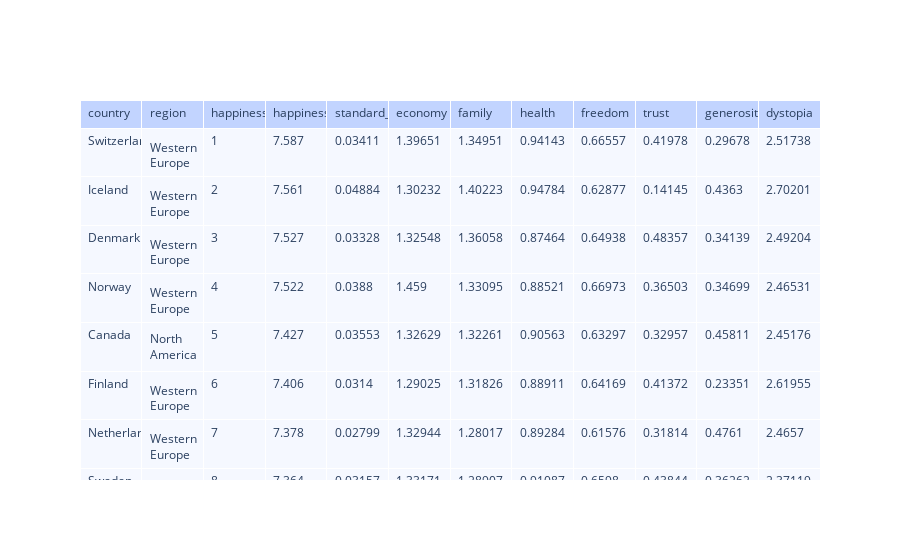

The notebook cell saved with this chart:
### Markdown cell above
## 2015 Happiness Report Analyse

### Code cell
trace = go.Table(
    header=dict(values=list(data2015.columns),
                fill = dict(color='#C2D4FF'),
                align = ['left'] * 5),
    cells=dict(values=[data2015.country, data2015.region, data2015.happiness_rank, data2015.happiness_score, data2015.standard_error,data2015.economy,data2015.family, data2015.health,data2015.freedom,data2015.trust,data2015.generosity,data2015.dystopia],
               fill = dict(color='#F5F8FF'),
               align = ['left'] * 5))

data = [trace]
fig = dict(data = data)
iplot(fig)

### Figure 1 — Plotly figure (JSON) as saved in the notebook; plotly's stock layout.template omitted (floating-point values rounded to 4 significant figures; data arrays with more than 128 entries replaced by an {"elided": "..."} marker saying what was removed)
{"data": [{"cells": {"align": ["left", "left", "left", "left", "left"], "fill": {"color": "#F5F8FF"}, "values": {"elided": "12x158 mixed values"}}, "header": {"align": ["left", "left", "left", "left", "left"], "fill": {"color": "#C2D4FF"}, "values": ["country", "region", "happiness_rank", "happiness_score", "standard_error", "economy", "family", "health", "freedom", "trust", "generosity", "dystopia"]}, "type": "table"}], "layout": {}}
